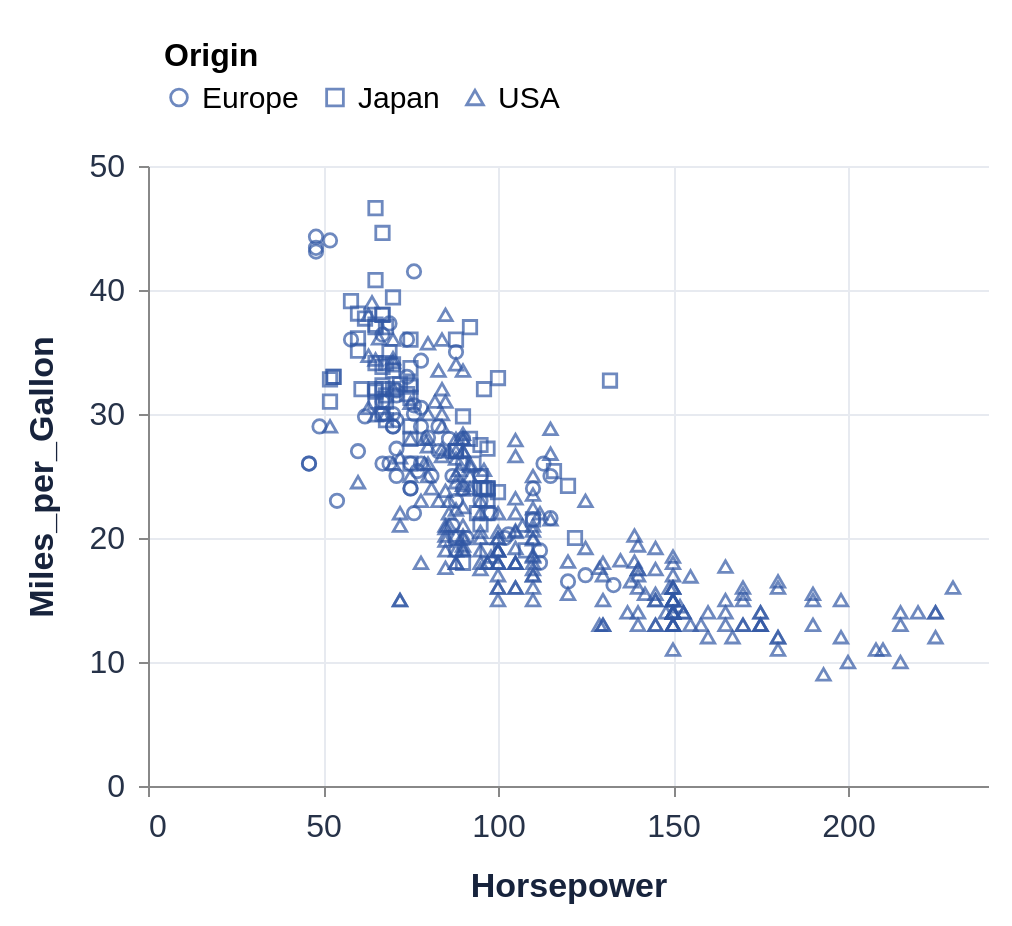

Write the Vega-Lite specification saved for this chart.
### Vega-Lite specification from a JSON file in a GitHub repository (floating-point values rounded to 4 significant figures; data arrays with more than 128 entries replaced by an {"elided": "..."} marker saying what was removed)
{"$schema": "https://vega.github.io/schema/vega-lite/v6.json", "data": {"values": {"elided": "406 records"}}, "mark": "point", "encoding": {"x": {"field": "Horsepower", "type": "quantitative"}, "y": {"field": "Miles_per_Gallon", "type": "quantitative"}, "shape": {"field": "Origin", "type": "nominal"}}, "width": 420, "height": 310, "padding": 12, "background": "#ffffff", "config": {"font": "Arial", "view": {"stroke": null}, "axis": {"labelFontSize": 16, "titleFontSize": 17, "titlePadding": 14, "labelPadding": 7, "gridColor": "#e7eaf0", "tickCount": 5, "labelColor": "#263248", "titleColor": "#17233c"}, "legend": {"orient": "top", "labelFontSize": 15, "titleFontSize": 16, "padding": 8, "symbolSize": 70}, "mark": {"color": "#3157a4"}, "point": {"size": 45, "strokeWidth": 1.4}, "circle": {"size": 38}, "line": {"strokeWidth": 2.5}, "range": {"category": ["#3157a4", "#c9455a", "#258276"]}}}
